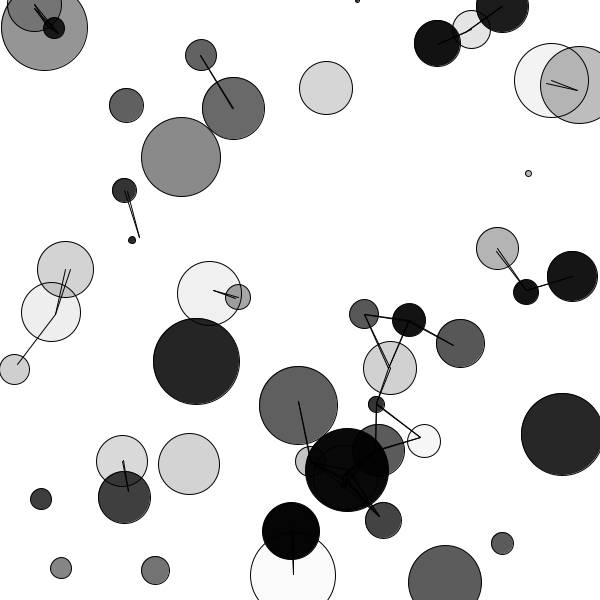
Frame 1 (no input)
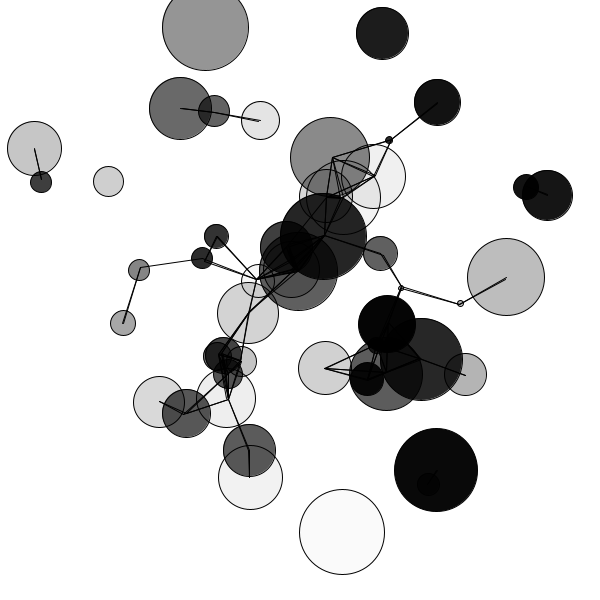
Frame 60 (the mouse pressed at the canvas centre just before this capture)
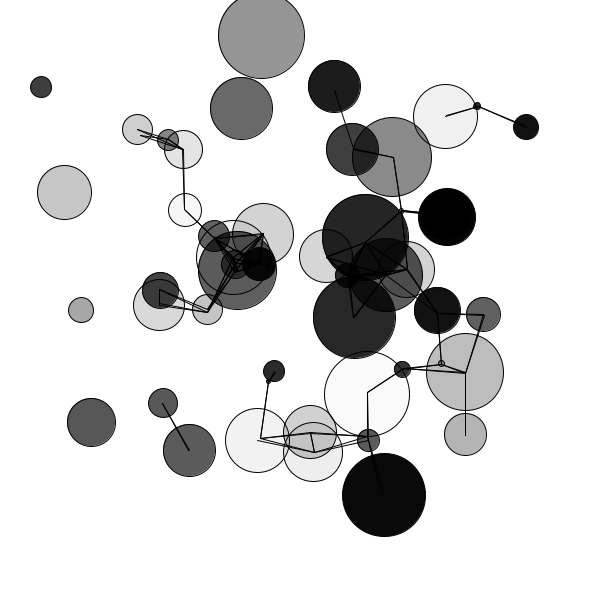
Frame 120 (the mouse held since frame 60 and released just before this capture)

The Processing sketch that drew these frames (run headless with seeded random() and noise(); from frame 60 on, the mouse is pressed at the canvas centre):

// Processing sketch: processing_131821
// ── processing_131821.pde

//Tarea Programacion Manfred BUcher

int nBolas=50;
int rango;//Tomado de melania
int [][] bolas = new int[nBolas][50];
 
void setup() {
  size(600, 600);
  rango=(int)random(100);
  for (int i=0;i<nBolas;i++) {
    bolas[i][0]=(int)random(width);
    bolas[i][1]=(int)random(height);
    bolas[i][2]=(int)random(width);
    bolas[i][3]=(int)random(height);
    bolas[i][4]=(int)random(90);
    bolas[i][5]=(int)random(50,100);
    bolas[i][6]=(int)random(0);
    bolas[i][7]=(int)random(255);

  }
}
 
void draw() {
  background(255);   
  for (int i=0;i<nBolas;i++) {
     
    fill(bolas[i][6],bolas[i][7]);
    ellipse(bolas[i][0], bolas[i][1], bolas[i][4], bolas[i][4]);
     
    int v= bolas[i][5];//Tomado de Melania
    bolas[i][0]+=(bolas[i][2]-bolas[i][0])/v;
    bolas[i][1]+=(bolas[i][3]-bolas[i][1])/v;
     
    int cx= bolas[i][0]-bolas[i][2];
    int cy= bolas[i][1]-bolas[i][3];
    if(((cx<v)&&(cx>-v))&&(cy<v)&&(cy>-v))
        {
        bolas[i][2]=(int)random(width);
        bolas[i][3]=(int)random(height);
        }
         
     for (int p=0;p<nBolas;p++) {
       if(i!=p){
          
            int distancia = (int)sqrt(sq(bolas[i][0]-bolas[p][0])+sq(bolas[i][1]-bolas[p][1]));
          
         if(distancia<rango){
           
           line(bolas[i][0],bolas[i][1],bolas[p][0],bolas[p][1]);
         }
         } 
         }
         }
    
    print("x="+bolas[0][0]+" y="+bolas[0][1]+" a="+bolas[0][2]+" b="+bolas[0][3]+"\n");//Tomado de Melania
}
